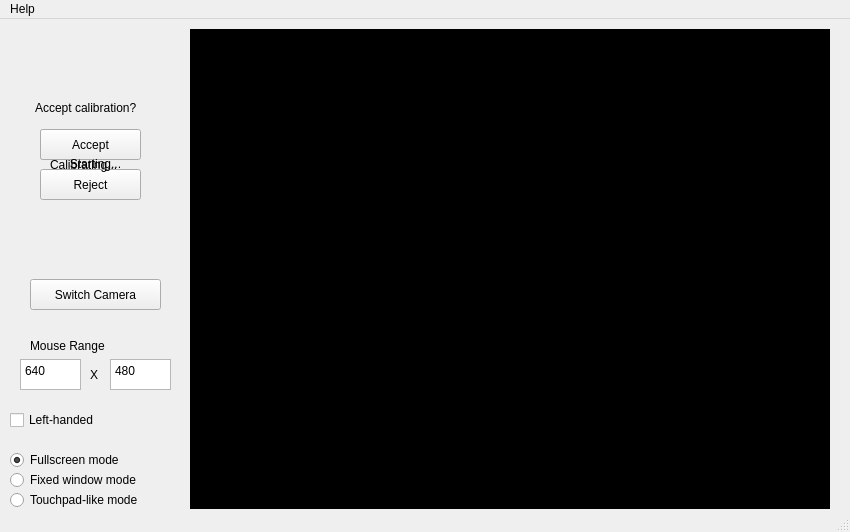
<?xml version="1.0" encoding="UTF-8"?>
<ui version="4.0">
 <class>MainWindow</class>
 <widget class="QMainWindow" name="MainWindow">
  <property name="geometry">
   <rect>
    <x>0</x>
    <y>0</y>
    <width>850</width>
    <height>532</height>
   </rect>
  </property>
  <property name="sizePolicy">
   <sizepolicy hsizetype="Fixed" vsizetype="Fixed">
    <horstretch>0</horstretch>
    <verstretch>0</verstretch>
   </sizepolicy>
  </property>
  <property name="windowTitle">
   <string>WebcamPaperPen</string>
  </property>
  <widget class="QWidget" name="centralWidget">
   <widget class="FeedbackViewer" name="label">
    <property name="geometry">
     <rect>
      <x>190</x>
      <y>10</y>
      <width>640</width>
      <height>480</height>
     </rect>
    </property>
    <property name="sizePolicy">
     <sizepolicy hsizetype="Fixed" vsizetype="Fixed">
      <horstretch>0</horstretch>
      <verstretch>0</verstretch>
     </sizepolicy>
    </property>
    <property name="styleSheet">
     <string notr="true">background-color:black</string>
    </property>
    <property name="text">
     <string/>
    </property>
    <property name="scaledContents">
     <bool>true</bool>
    </property>
    <property name="alignment">
     <set>Qt::AlignCenter</set>
    </property>
    <property name="margin">
     <number>0</number>
    </property>
   </widget>
   <widget class="QPushButton" name="button_recalibrate">
    <property name="enabled">
     <bool>true</bool>
    </property>
    <property name="geometry">
     <rect>
      <x>40</x>
      <y>110</y>
      <width>98</width>
      <height>31</height>
     </rect>
    </property>
    <property name="text">
     <string>Recalibrate</string>
    </property>
   </widget>
   <widget class="QPushButton" name="button_accept">
    <property name="enabled">
     <bool>true</bool>
    </property>
    <property name="geometry">
     <rect>
      <x>40</x>
      <y>110</y>
      <width>101</width>
      <height>31</height>
     </rect>
    </property>
    <property name="text">
     <string>Accept</string>
    </property>
   </widget>
   <widget class="QPushButton" name="button_deny">
    <property name="enabled">
     <bool>true</bool>
    </property>
    <property name="geometry">
     <rect>
      <x>40</x>
      <y>150</y>
      <width>101</width>
      <height>31</height>
     </rect>
    </property>
    <property name="text">
     <string>Reject</string>
    </property>
   </widget>
   <widget class="QLabel" name="label_accept_calibration">
    <property name="geometry">
     <rect>
      <x>35</x>
      <y>80</y>
      <width>128</width>
      <height>17</height>
     </rect>
    </property>
    <property name="text">
     <string>Accept calibration?</string>
    </property>
   </widget>
   <widget class="QLabel" name="label_calibrating">
    <property name="geometry">
     <rect>
      <x>50</x>
      <y>130</y>
      <width>91</width>
      <height>31</height>
     </rect>
    </property>
    <property name="text">
     <string>Calibrating...</string>
    </property>
   </widget>
   <widget class="QLabel" name="label_starting">
    <property name="geometry">
     <rect>
      <x>0</x>
      <y>119</y>
      <width>191</width>
      <height>51</height>
     </rect>
    </property>
    <property name="text">
     <string>Starting...</string>
    </property>
    <property name="alignment">
     <set>Qt::AlignCenter</set>
    </property>
   </widget>
   <widget class="QCheckBox" name="checkbox_lefthanded">
    <property name="geometry">
     <rect>
      <x>10</x>
      <y>390</y>
      <width>111</width>
      <height>22</height>
     </rect>
    </property>
    <property name="text">
     <string>Left-handed</string>
    </property>
   </widget>
   <widget class="QPlainTextEdit" name="mrw">
    <property name="geometry">
     <rect>
      <x>20</x>
      <y>340</y>
      <width>61</width>
      <height>31</height>
     </rect>
    </property>
    <property name="plainText">
     <string>640</string>
    </property>
   </widget>
   <widget class="QPlainTextEdit" name="mrh">
    <property name="geometry">
     <rect>
      <x>110</x>
      <y>340</y>
      <width>61</width>
      <height>31</height>
     </rect>
    </property>
    <property name="plainText">
     <string>480</string>
    </property>
   </widget>
   <widget class="QLabel" name="label_2">
    <property name="geometry">
     <rect>
      <x>30</x>
      <y>317</y>
      <width>131</width>
      <height>20</height>
     </rect>
    </property>
    <property name="text">
     <string>Mouse Range</string>
    </property>
   </widget>
   <widget class="QLabel" name="label_3">
    <property name="geometry">
     <rect>
      <x>90</x>
      <y>340</y>
      <width>21</width>
      <height>31</height>
     </rect>
    </property>
    <property name="text">
     <string>X</string>
    </property>
   </widget>
   <widget class="QPushButton" name="button_change_camera">
    <property name="enabled">
     <bool>true</bool>
    </property>
    <property name="geometry">
     <rect>
      <x>30</x>
      <y>260</y>
      <width>131</width>
      <height>31</height>
     </rect>
    </property>
    <property name="text">
     <string>Switch Camera</string>
    </property>
   </widget>
   <widget class="QRadioButton" name="radio_fixedwindow">
    <property name="geometry">
     <rect>
      <x>10</x>
      <y>450</y>
      <width>171</width>
      <height>22</height>
     </rect>
    </property>
    <property name="text">
     <string>Fixed window mode</string>
    </property>
    <property name="checked">
     <bool>false</bool>
    </property>
   </widget>
   <widget class="QRadioButton" name="radio_touchpadlike">
    <property name="geometry">
     <rect>
      <x>10</x>
      <y>470</y>
      <width>171</width>
      <height>22</height>
     </rect>
    </property>
    <property name="text">
     <string>Touchpad-like mode</string>
    </property>
   </widget>
   <widget class="QRadioButton" name="radio_fullscreen">
    <property name="geometry">
     <rect>
      <x>10</x>
      <y>430</y>
      <width>171</width>
      <height>22</height>
     </rect>
    </property>
    <property name="text">
     <string>Fullscreen mode</string>
    </property>
    <property name="checked">
     <bool>true</bool>
    </property>
   </widget>
  </widget>
  <widget class="QStatusBar" name="statusBar"/>
  <widget class="QMenuBar" name="menuBar">
   <property name="geometry">
    <rect>
     <x>0</x>
     <y>0</y>
     <width>850</width>
     <height>21</height>
    </rect>
   </property>
   <widget class="QMenu" name="menuAbout">
    <property name="title">
     <string>Help</string>
    </property>
    <addaction name="separator"/>
    <addaction name="actionAbout"/>
   </widget>
   <addaction name="menuAbout"/>
  </widget>
  <action name="actionAbout">
   <property name="text">
    <string>About</string>
   </property>
  </action>
 </widget>
 <layoutdefault spacing="6" margin="11"/>
 <customwidgets>
  <customwidget>
   <class>FeedbackViewer</class>
   <extends>QLabel</extends>
   <header>feedbackviewer.h</header>
  </customwidget>
 </customwidgets>
 <resources/>
 <connections/>
</ui>
